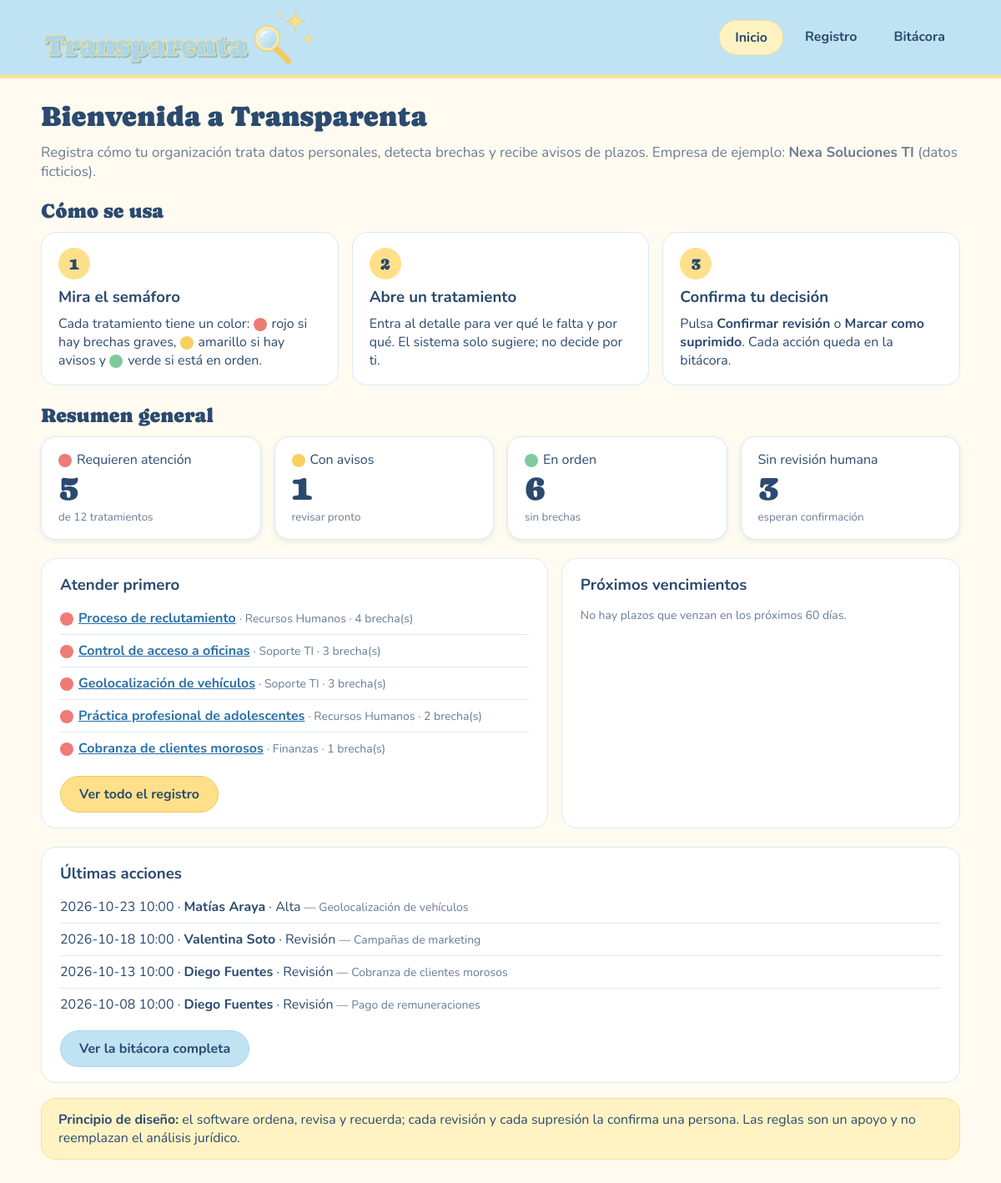
The page / on the database its author committed.
### tables this page shows
CREATE TABLE tratamiento (
    id                  INTEGER PRIMARY KEY AUTOINCREMENT,
    area_id             INTEGER NOT NULL REFERENCES area(id),
    actividad           TEXT NOT NULL,
    finalidad           TEXT,
    categoria_dato      TEXT NOT NULL CHECK (categoria_dato IN ('Común','Económico','Sensible','Geolocalización')),
    detalle_datos       TEXT,
    grupo_titular       TEXT NOT NULL CHECK (grupo_titular IN ('Empleados','Empleados Externos','Proveedores','Clientes','Postulantes')),
    titulares           TEXT NOT NULL CHECK (titulares IN ('Adultos','Adolescentes (14-17)','Niños y niñas (<14)')),
    base_licitud        TEXT CHECK (base_licitud IN ('Consentimiento','Contrato','Obligación legal','Interés legítimo','Obligación económica','Defensa de derechos') OR base_licitud IS NULL),
    origen              TEXT,
    responsable         TEXT,
    plazo_meses         INTEGER,
    fecha_inicio        TEXT NOT NULL,
    tercero_id          INTEGER REFERENCES tercero(id),
    medidas_seguridad   TEXT,
    revisado_por        TEXT,
    fecha_revision      TEXT,
    suprimido           INTEGER NOT NULL DEFAULT 0 CHECK (suprimido IN (0,1))
);

CREATE TABLE area (
    id           INTEGER PRIMARY KEY AUTOINCREMENT,
    nombre       TEXT NOT NULL UNIQUE,
    responsable  TEXT
);

CREATE TABLE bitacora (
    id             INTEGER PRIMARY KEY AUTOINCREMENT,
    fecha_hora     TEXT NOT NULL,
    usuario        TEXT NOT NULL,
    accion         TEXT NOT NULL,
    tratamiento_id INTEGER REFERENCES tratamiento(id),
    detalle        TEXT
);

### Aplicacion/app.py (the view)
@app.route("/")
def inicio():
    filas = cargar_filas()
    orden = {"rojo": 0, "amarillo": 1, "verde": 2}
    cuenta = {k: sum(1 for f in filas if f["semaforo"] == k) for k in orden}
    urgentes = sorted([f for f in filas if f["semaforo"] == "rojo"], key=lambda f: -len(f["brechas"]))[:5]
    por_vencer = sorted([f for f in filas if f["dias"] is not None and 0 <= f["dias"] <= 60], key=lambda f: f["dias"])
    sin_revisar = [f for f in filas if not f["t"]["revisado_por"]]
    con = conectar()
    ultimas = con.execute("""SELECT b.*, t.actividad FROM bitacora b
                             LEFT JOIN tratamiento t ON t.id = b.tratamiento_id ORDER BY b.id DESC LIMIT 4""").fetchall()
    con.close()
    return render_template("inicio.html", cuenta=cuenta, total=len(filas), urgentes=urgentes,
                           por_vencer=por_vencer, sin_revisar=len(sin_revisar), ultimas=ultimas)

### Aplicacion/app.py (called while the page is built)
def conectar():
    con = sqlite3.connect(RUTA_BD)
    con.row_factory = sqlite3.Row
    con.execute("PRAGMA foreign_keys = ON")
    return con

def sumar_meses(fecha, meses):
    m = fecha.month - 1 + meses
    anio, mes = fecha.year + m // 12, m % 12 + 1
    dia = min(fecha.day, [31, 29 if anio % 4 == 0 and (anio % 100 != 0 or anio % 400 == 0) else 28,
                          31, 30, 31, 30, 31, 31, 30, 31, 30, 31][mes - 1])
    return date(anio, mes, dia)

def cargar_filas():
    con = conectar()
    filas = []
    for t in con.execute(CONSULTA + " WHERE t.suprimido = 0 ORDER BY t.id"):
        brechas, semaforo, supresion, dias = analizar(t)
        filas.append({"t": t, "brechas": brechas, "semaforo": semaforo, "supresion": supresion, "dias": dias})
    con.close()
    return filas

### Aplicacion/templates/inicio.html
{% extends "base.html" %}
{% block contenido %}
<h1>Bienvenida a Transparenta</h1>
<p class="sub">Registra cómo tu organización trata datos personales, detecta brechas y recibe avisos de plazos. Empresa de ejemplo: <b>Nexa Soluciones TI</b> (datos ficticios).</p>
<h2>Cómo se usa</h2>
<div class="fila">
  <div class="paso"><span class="num">1</span><h3>Mira el semáforo</h3>
    Cada tratamiento tiene un color: <span class="luz rojo"></span>rojo si hay brechas graves, <span class="luz amarillo"></span>amarillo si hay avisos y <span class="luz verde"></span>verde si está en orden.</div>
  <div class="paso"><span class="num">2</span><h3>Abre un tratamiento</h3>
    Entra al detalle para ver qué le falta y por qué. El sistema solo sugiere; no decide por ti.</div>
  <div class="paso"><span class="num">3</span><h3>Confirma tu decisión</h3>
    Pulsa <b>Confirmar revisión</b> o <b>Marcar como suprimido</b>. Cada acción queda en la bitácora.</div>
</div>
<h2>Resumen general</h2>
<div class="fila">
  <div class="tarjeta"><span class="luz rojo"></span>Requieren atención<b>{{ cuenta.rojo }}</b><small>de {{ total }} tratamientos</small></div>
  <div class="tarjeta"><span class="luz amarillo"></span>Con avisos<b>{{ cuenta.amarillo }}</b><small>revisar pronto</small></div>
  <div class="tarjeta"><span class="luz verde"></span>En orden<b>{{ cuenta.verde }}</b><small>sin brechas</small></div>
  <div class="tarjeta">Sin revisión humana<b>{{ sin_revisar }}</b><small>esperan confirmación</small></div>
</div>
<div class="fila">
  <div class="caja" style="flex:1.3;min-width:320px;margin:0">
    <h3>Atender primero</h3>
    {% if urgentes %}
    <ul class="limpia">{% for f in urgentes %}
      <li><span class="luz rojo"></span><a href="{{ url_for('detalle', tid=f.t.id) }}"><b>{{ f.t.actividad }}</b></a>
          <span class="ayuda"> · {{ f.t.area_nombre }} · {{ f.brechas|length }} brecha(s)</span></li>
    {% endfor %}</ul>
    {% else %}<p>No hay tratamientos en rojo. 🎉</p>{% endif %}
    <p style="margin:14px 0 0"><a class="btn" href="{{ url_for('registro') }}">Ver todo el registro</a></p>
  </div>
  <div class="caja" style="flex:1;min-width:280px;margin:0">
    <h3>Próximos vencimientos</h3>
    {% if por_vencer %}
    <ul class="limpia">{% for f in por_vencer %}
      <li><a href="{{ url_for('detalle', tid=f.t.id) }}">{{ f.t.actividad }}</a>
          <span class="ayuda"> · en {{ f.dias }} días ({{ f.supresion.strftime('%d-%m-%Y') }})</span></li>
    {% endfor %}</ul>
    {% else %}<p class="ayuda">No hay plazos que venzan en los próximos 60 días.</p>{% endif %}
  </div>
</div>
<div class="caja" style="margin-top:18px">
  <h3>Últimas acciones</h3>
  <ul class="limpia">{% for b in ultimas %}
    <li>{{ b.fecha_hora }} · <b>{{ b.usuario }}</b> · {{ b.accion }}
        <span class="ayuda">{% if b.actividad %}— {{ b.actividad }}{% endif %}</span></li>
  {% endfor %}</ul>
  <p style="margin:12px 0 0"><a class="btn sec" href="{{ url_for('bitacora') }}">Ver la bitácora completa</a></p>
</div>
<div class="aviso"><b>Principio de diseño:</b> el software ordena, revisa y recuerda; cada revisión y cada supresión la confirma una persona.
 Las reglas son un apoyo y no reemplazan el análisis jurídico.</div>
{% endblock %}

### Aplicacion/templates/base.html (shortened to what this page needs)
<!doctype html>
<html lang="es">
<head>
</head>
<body>
<header><div class="barra">
  <a href="{{ url_for('inicio') }}"><img src="{{ url_for('static', filename='logo.png') }}" alt="Transparenta"></a>
  <nav>
    <a href="{{ url_for('inicio') }}" class="{{ 'activo' if request.endpoint == 'inicio' }}">Inicio</a>
    <a href="{{ url_for('registro') }}" class="{{ 'activo' if request.endpoint in ('registro','detalle') }}">Registro</a>
    <a href="{{ url_for('bitacora') }}" class="{{ 'activo' if request.endpoint == 'bitacora' }}">Bitácora</a>
  </nav>
</div></header>
<main>{% block contenido %}{% endblock %}</main>
</body>
</html>

### rows shown on the page
tratamiento: t.actividad "Proceso de reclutamiento"
area: t.area_nombre "Recursos Humanos" "Recursos Humanos"
tratamiento: t.actividad "Control de acceso a oficinas"
area: t.area_nombre "Soporte TI" "Soporte TI"
tratamiento: t.actividad "Geolocalización de vehículos"
tratamiento: t.actividad "Práctica profesional de adolescentes"
tratamiento: t.actividad "Cobranza de clientes morosos"
area: t.area_nombre "Finanzas"
bitacora: fecha_hora "2026-10-23 10:00", usuario "Matías Araya", accion "Alta", actividad "Geolocalización de vehículos"
bitacora: fecha_hora "2026-10-18 10:00", usuario "Valentina Soto", accion "Revisión", actividad "Campañas de marketing"
bitacora: fecha_hora "2026-10-13 10:00", usuario "Diego Fuentes", accion "Revisión", actividad "Cobranza de clientes morosos"
bitacora: fecha_hora "2026-10-08 10:00", usuario "Diego Fuentes", accion "Revisión", actividad "Pago de remuneraciones"

### other values the page prints
{{ cuenta.rojo }} "5"
{{ total }} "12"
{{ cuenta.amarillo }} "1"
{{ cuenta.verde }} "6"
{{ sin_revisar }} "3"
{{ f.brechas|length }} "4" "3" "3" "2" "1"
